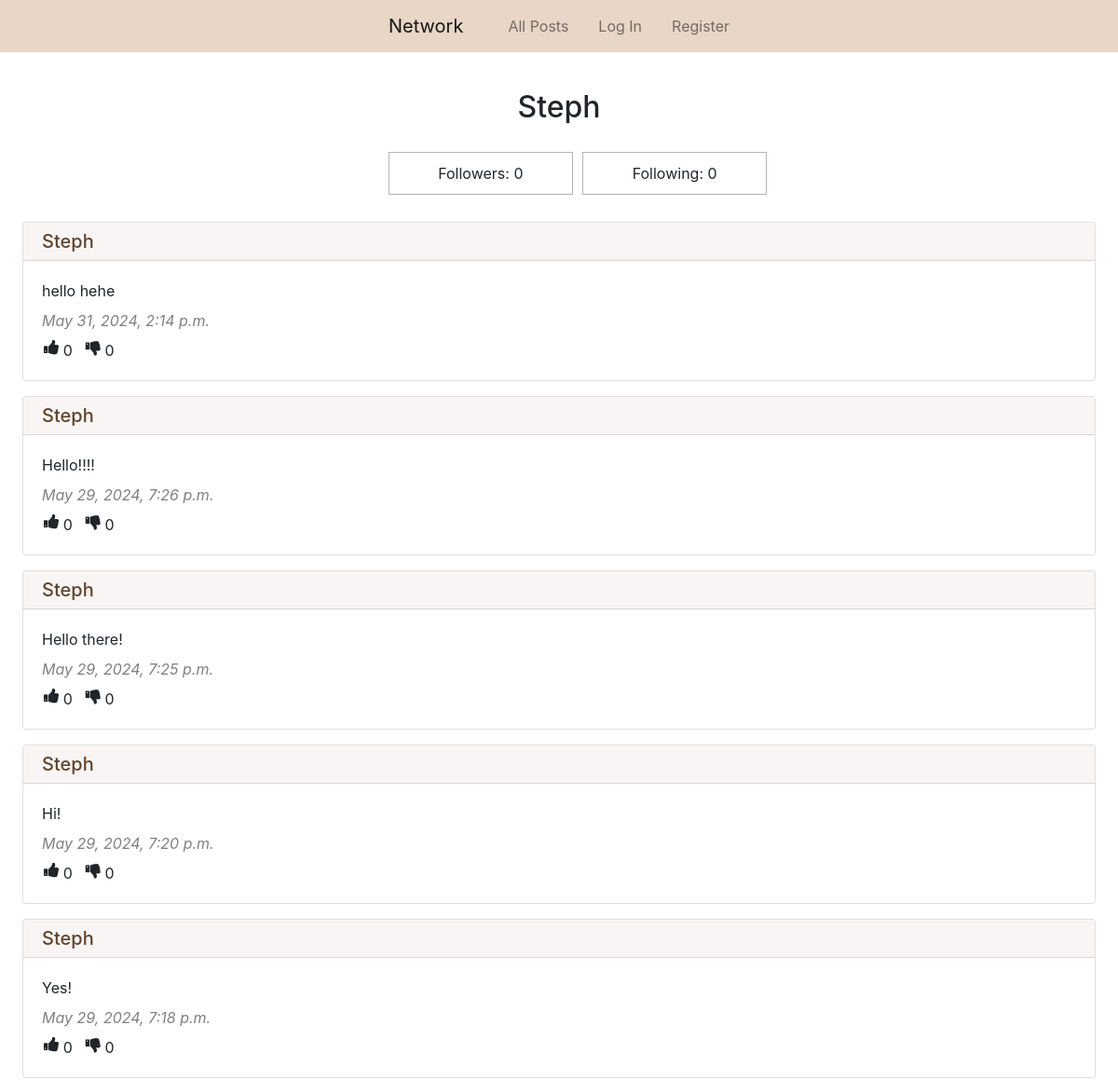
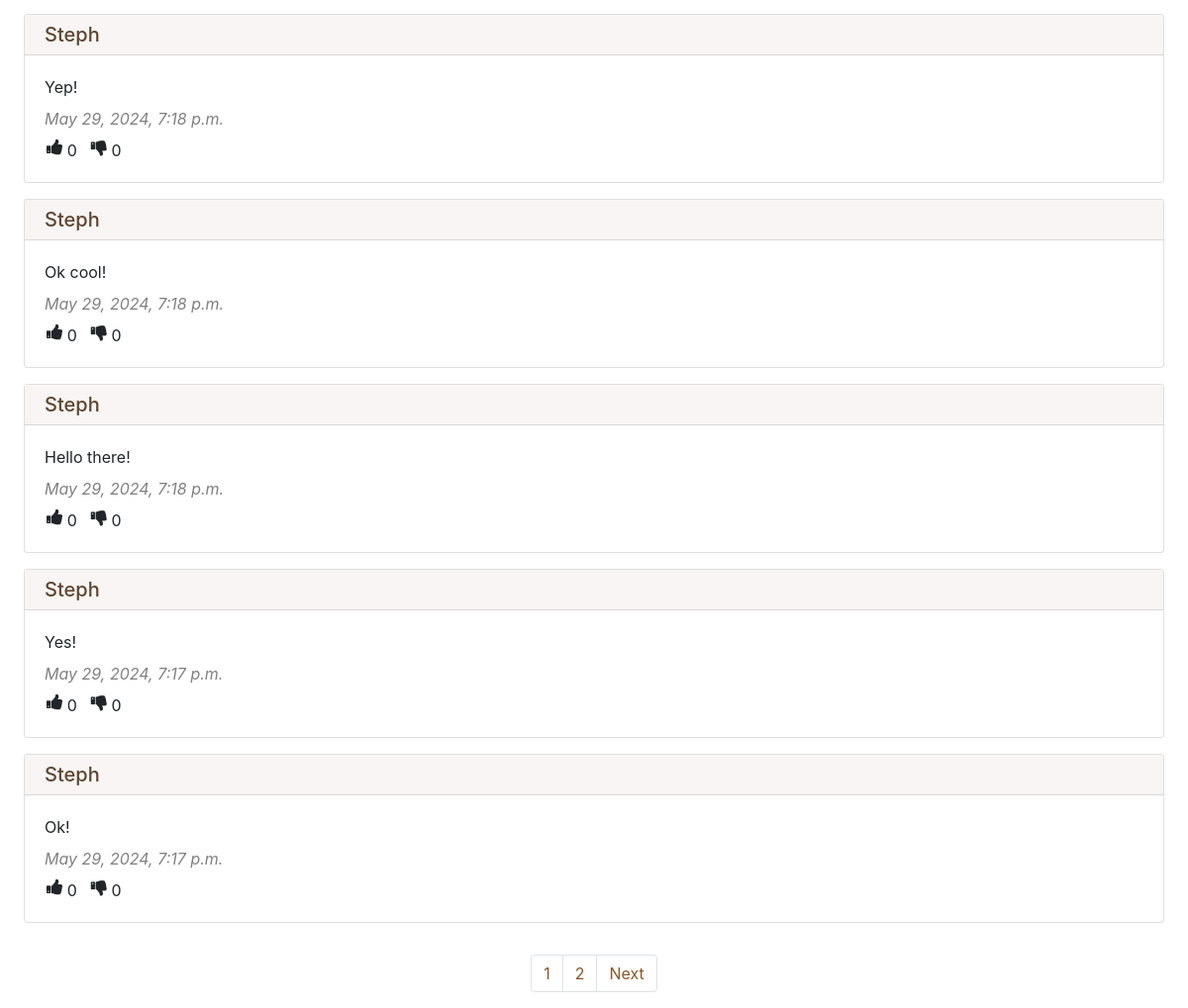
Before: /profile/1 with the older database file (2 pictures, top to bottom).
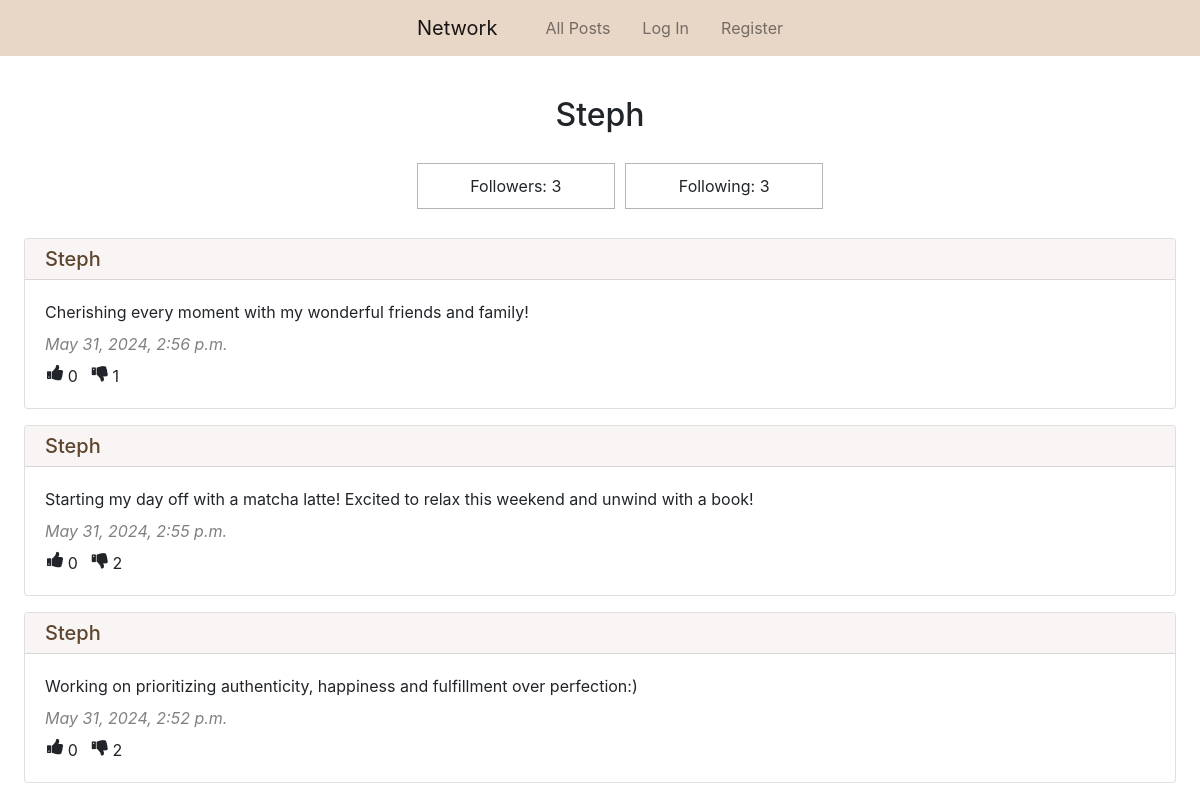
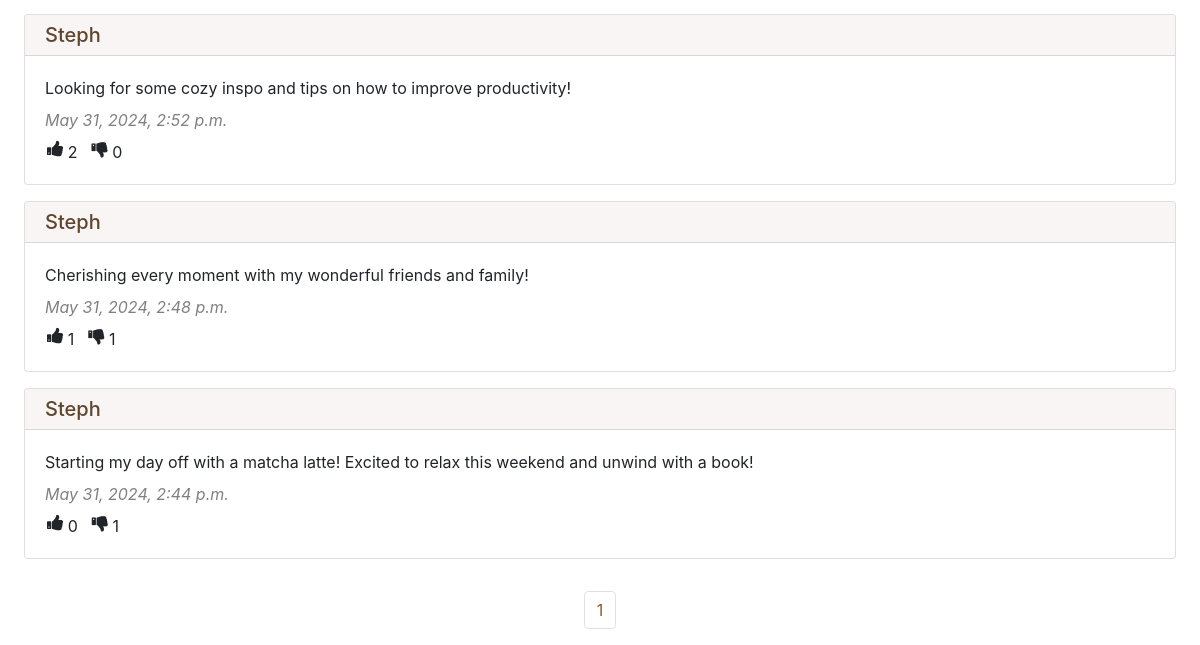
After: the same page with the newer database file (2 pictures, top to bottom).
### network/models.py (models this page shows, shortened)
class Post(models.Model):
    content = models.CharField(max_length=300)
    user = models.ForeignKey(User, on_delete=models.CASCADE, related_name="post_user")
    date_time = models.DateTimeField(auto_now_add=True)

class User(AbstractUser):
    pass

### network/views.py (the view)
# urls.py: path("profile/<int:user_id>", views.profile, name="profile"),
def profile(request, user_id):
    profile_user = User.objects.get(pk=user_id)
    user_posts = Post.objects.filter(user=profile_user).order_by("id").reverse()
    paginator = Paginator(user_posts, 10)
    page_number = request.GET.get("page")
    page_posts = paginator.get_page(page_number)
    followers = Follow.objects.filter(user_following=profile_user)
    following = Follow.objects.filter(user_follower=profile_user)
    try:
        if len(followers.filter(user_follower=request.user)) != 0:
            is_following = True
        else:
            is_following = False
    except:
        is_following = False
    return render(request, "network/profile.html", {
        "page_posts": page_posts,
        "profile_user": profile_user,
        "followers": followers,
        "following": following,
        "is_following": is_following
    })

### network/templates/network/profile.html (shortened to what this page needs)
{% extends "network/layout.html" %}
{% block body %}
    <h2 class="px-5 pt-4 pb-3 mt-3 text-center">{{ profile_user.username | capfirst }}</h2>
    <ul class="row d-flex justify-content-center">
        <li class="col-2 follow-border text-center">
            Followers: {{ followers.count }}
        </li>
        <li class="col-2 follow-border text-center">
            Following: {{ following.count }}
        </li>
    </ul>
    {% for post in page_posts %}
        <div class="px-4 py-2">
            <div class="card">
                <h5 class="card-header bg-brown pt-2 pb-2"><a class="brownlink" href="{% url 'profile' user_id=post.user.id %}">{{ post.user.username | capfirst }}</a></h5>
                <div class="card-body">
                    <p class="card-text mt-0 mb-2" id="content_{{ post.id }}">{{ post.content }}</p>
                    <p class="card-text grey mt-2 mb-1"><i>{{ post.date_time }}</i></p>
                    <div class="row pl-3 mt-2">
                        <div class="pl-3 pr-4 row">
                            <i class="fa fa-thumbs-up" style="font-size:18px"></i>
                            <div class="px-1" id="like_count_{{ post.id }}"> {{ post.like_post.count }}</div>
                        </div>
                        <div class="pl-3 row">
                            <i class="fa fa-thumbs-down" style="font-size:18px"></i>
                            <div class="px-1" id="dislike_count_{{ post.id }}"> {{ post.dislike_post.count }}</div>
                        </div>
                    </div>
                </div>
            </div>
        </div>
    {% endfor %}
    <br>
    <nav aria-label="Page navigation">
        <ul class="pagination d-flex justify-content-center">
            {% for i in page_posts.paginator.page_range %}
                <li class="page-item"><a class="page-link brown-text" href="?page={{ i }}">{{ i }}</a></li>
            {% endfor %}
            {% if page_posts.has_next %}
                <li class="page-item"><a class="page-link brown-text" href="?page={{ page_posts.next_page_number }}">Next</a></li>
            {% endif %}
        </ul>
      </nav>
{% endblock %}

Changed rows visible on the page:
removed Post: user.username "Steph", content "hello hehe", date_time "May 31, 2024, 2:14 p.m.", like_post.count "0", dislike_post.count "0"
removed Post: user.username "Steph", content "Hello!!!!", date_time "May 29, 2024, 7:26 p.m.", like_post.count "0", dislike_post.count "0"
removed Post: user.username "Steph", content "Hello there!", date_time "May 29, 2024, 7:25 p.m.", like_post.count "0", dislike_post.count "0"
removed Post: user.username "Steph", content "Hi!", date_time "May 29, 2024, 7:20 p.m.", like_post.count "0", dislike_post.count "0"
removed Post: user.username "Steph", content "Yes!", date_time "May 29, 2024, 7:18 p.m.", like_post.count "0", dislike_post.count "0"
removed Post: user.username "Steph", content "Yep!", date_time "May 29, 2024, 7:18 p.m.", like_post.count "0", dislike_post.count "0"
removed Post: user.username "Steph", content "Ok cool!", date_time "May 29, 2024, 7:18 p.m.", like_post.count "0", dislike_post.count "0"
removed Post: user.username "Steph", content "Hello there!", date_time "May 29, 2024, 7:18 p.m.", like_post.count "0", dislike_post.count "0"
removed Post: user.username "Steph", content "Yes!", date_time "May 29, 2024, 7:17 p.m.", like_post.count "0", dislike_post.count "0"
removed Post: user.username "Steph", content "Ok!", date_time "May 29, 2024, 7:17 p.m.", like_post.count "0", dislike_post.count "0"
added Post: user.username "Steph", content "Cherishing every moment with my wonderful friends and family!", date_time "May 31, 2024, 2:56 p.m.", like_post.count "0", dislike_post.count "1"
added Post: user.username "Steph", content "Starting my day off with a matcha latte! Excited to relax this weekend and unwind with a book!", date_time "May 31, 2024, 2:55 p.m.", like_post.count "0", dislike_post.count "2"
added Post: user.username "Steph", content "Working on prioritizing authenticity, happiness and fulfillment over perfection:)", date_time "May 31, 2024, 2:52 p.m.", like_post.count "0", dislike_post.count "2"
added Post: user.username "Steph", content "Looking for some cozy inspo and tips on how to improve productivity!", date_time "May 31, 2024, 2:52 p.m.", like_post.count "2", dislike_post.count "0"
added Post: user.username "Steph", content "Cherishing every moment with my wonderful friends and family!", date_time "May 31, 2024, 2:48 p.m.", like_post.count "1", dislike_post.count "1"
added Post: user.username "Steph", content "Starting my day off with a matcha latte! Excited to relax this weekend and unwind with a book!", date_time "May 31, 2024, 2:44 p.m.", like_post.count "0", dislike_post.count "1"
Other visible differences:
{{ followers.count }}: "0" → "3"
{{ following.count }}: "0" → "3"
list line gone: "2"
text no longer shown: "Next"
